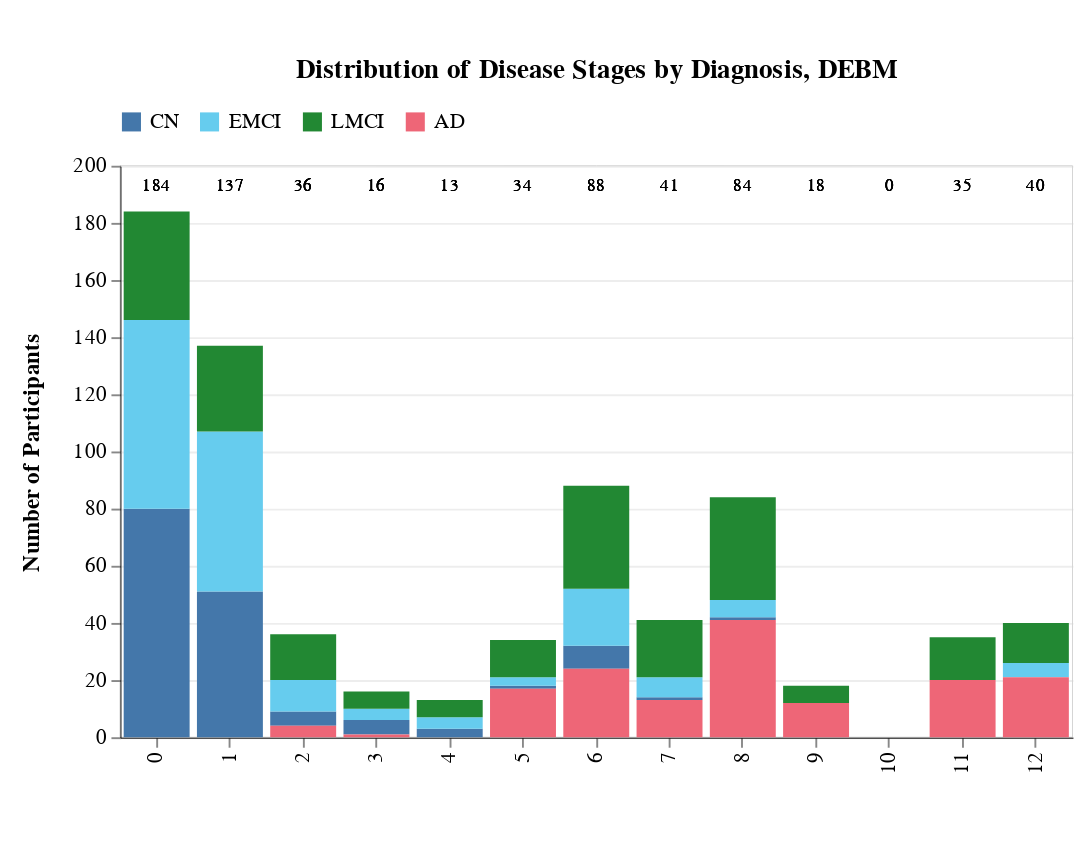

The notebook cell saved with this chart:
### Markdown cell above
## DEBM

### Code cell
debm_stages, ml_stages_plot, debm_runtime = get_ml_stages_and_plot('debm')
ml_stages_plot

### Figure 1 — Vega-Lite specification as saved in the notebook (floating-point values rounded to 4 significant figures)
{"config": {"view": {"continuousWidth": 300, "continuousHeight": 300, "stroke": "lightgray", "strokeWidth": 0.5}, "axis": {"domain": true, "domainColor": "black", "domainWidth": 0.5, "grid": true, "gridColor": "lightgray", "gridOpacity": 0.3, "labelColor": "black", "labelFont": "Arial", "titleColor": "black", "titleFont": "Arial"}}, "layer": [{"mark": {"type": "bar"}, "encoding": {"color": {"field": "Diagnosis", "legend": {"columns": 4, "direction": "horizontal", "labelFontSize": 11, "orient": "top", "symbolSize": 100, "title": null}, "scale": {"domain": ["CN", "EMCI", "LMCI", "AD"], "range": ["#4477AA", "#66CCEE", "#228833", "#EE6677"]}, "type": "nominal"}, "order": {"field": "Diagnosis", "sort": "ascending", "type": "nominal"}, "tooltip": [{"field": "Stage", "title": "Stage", "type": "ordinal"}, {"field": "Diagnosis", "title": "Diagnosis", "type": "nominal"}, {"field": "Count", "title": "Count", "type": "quantitative"}, {"field": "Percentage", "format": ".1%", "title": "Percentage", "type": "quantitative"}], "x": {"axis": {"grid": false, "labelFontSize": 11, "titleFont": "Arial", "titleFontSize": 12, "titlePadding": 15}, "field": "Stage", "title": "", "type": "ordinal"}, "y": {"axis": {"grid": true, "gridOpacity": 0.4, "labelFontSize": 11, "titleFont": "Arial", "titleFontSize": 12, "titlePadding": 15}, "field": "Count", "title": "Number of Participants", "type": "quantitative"}}, "title": {"text": "Distribution of Disease Stages by Diagnosis, DEBM", "anchor": "middle", "fontSize": 14, "dy": -10}}, {"mark": {"type": "text", "align": "center", "baseline": "bottom", "dy": -5, "fontSize": 9}, "encoding": {"text": {"field": "Total", "format": ",d", "type": "quantitative"}, "tooltip": [{"field": "Stage", "title": "Stage", "type": "ordinal"}, {"field": "Total", "format": ",d", "title": "Total Sample Size", "type": "quantitative"}], "x": {"field": "Stage", "type": "ordinal"}, "y": {"value": 20}}, "title": {"text": "Distribution of Disease Stages by Diagnosis, DEBM", "anchor": "middle", "fontSize": 14, "dy": -10}}], "data": {"name": "data-8b83bad9a1345322cae23263bd49360b"}, "height": 300, "padding": {"left": 10, "top": 30, "right": 10, "bottom": 40}, "width": 500, "$schema": "https://vega.github.io/schema/vega-lite/v5.20.1.json", "datasets": {"data-8b83bad9a1345322cae23263bd49360b": [{"Stage": 0, "Diagnosis": "CN", "Count": 80, "Total": 184, "Percentage": 0.4348}, {"Stage": 0, "Diagnosis": "EMCI", "Count": 66, "Total": 184, "Percentage": 0.3587}, {"Stage": 0, "Diagnosis": "LMCI", "Count": 38, "Total": 184, "Percentage": 0.2065}, {"Stage": 0, "Diagnosis": "AD", "Count": 0, "Total": 184, "Percentage": 0.0}, {"Stage": 1, "Diagnosis": "CN", "Count": 51, "Total": 137, "Percentage": 0.3723}, {"Stage": 1, "Diagnosis": "EMCI", "Count": 56, "Total": 137, "Percentage": 0.4088}, {"Stage": 1, "Diagnosis": "LMCI", "Count": 30, "Total": 137, "Percentage": 0.219}, {"Stage": 1, "Diagnosis": "AD", "Count": 0, "Total": 137, "Percentage": 0.0}, {"Stage": 2, "Diagnosis": "CN", "Count": 5, "Total": 36, "Percentage": 0.1389}, {"Stage": 2, "Diagnosis": "EMCI", "Count": 11, "Total": 36, "Percentage": 0.3056}, {"Stage": 2, "Diagnosis": "LMCI", "Count": 16, "Total": 36, "Percentage": 0.4444}, {"Stage": 2, "Diagnosis": "AD", "Count": 4, "Total": 36, "Percentage": 0.1111}, {"Stage": 3, "Diagnosis": "CN", "Count": 5, "Total": 16, "Percentage": 0.3125}, {"Stage": 3, "Diagnosis": "EMCI", "Count": 4, "Total": 16, "Percentage": 0.25}, {"Stage": 3, "Diagnosis": "LMCI", "Count": 6, "Total": 16, "Percentage": 0.375}, {"Stage": 3, "Diagnosis": "AD", "Count": 1, "Total": 16, "Percentage": 0.0625}, {"Stage": 4, "Diagnosis": "CN", "Count": 3, "Total": 13, "Percentage": 0.2308}, {"Stage": 4, "Diagnosis": "EMCI", "Count": 4, "Total": 13, "Percentage": 0.3077}, {"Stage": 4, "Diagnosis": "LMCI", "Count": 6, "Total": 13, "Percentage": 0.4615}, {"Stage": 4, "Diagnosis": "AD", "Count": 0, "Total": 13, "Percentage": 0.0}, {"Stage": 5, "Diagnosis": "CN", "Count": 1, "Total": 34, "Percentage": 0.02941}, {"Stage": 5, "Diagnosis": "EMCI", "Count": 3, "Total": 34, "Percentage": 0.08824}, {"Stage": 5, "Diagnosis": "LMCI", "Count": 13, "Total": 34, "Percentage": 0.3824}, {"Stage": 5, "Diagnosis": "AD", "Count": 17, "Total": 34, "Percentage": 0.5}, {"Stage": 6, "Diagnosis": "CN", "Count": 8, "Total": 88, "Percentage": 0.09091}, {"Stage": 6, "Diagnosis": "EMCI", "Count": 20, "Total": 88, "Percentage": 0.2273}, {"Stage": 6, "Diagnosis": "LMCI", "Count": 36, "Total": 88, "Percentage": 0.4091}, {"Stage": 6, "Diagnosis": "AD", "Count": 24, "Total": 88, "Percentage": 0.2727}, {"Stage": 7, "Diagnosis": "CN", "Count": 1, "Total": 41, "Percentage": 0.02439}, {"Stage": 7, "Diagnosis": "EMCI", "Count": 7, "Total": 41, "Percentage": 0.1707}, {"Stage": 7, "Diagnosis": "LMCI", "Count": 20, "Total": 41, "Percentage": 0.4878}, {"Stage": 7, "Diagnosis": "AD", "Count": 13, "Total": 41, "Percentage": 0.3171}, {"Stage": 8, "Diagnosis": "CN", "Count": 1, "Total": 84, "Percentage": 0.0119}, {"Stage": 8, "Diagnosis": "EMCI", "Count": 6, "Total": 84, "Percentage": 0.07143}, {"Stage": 8, "Diagnosis": "LMCI", "Count": 36, "Total": 84, "Percentage": 0.4286}, {"Stage": 8, "Diagnosis": "AD", "Count": 41, "Total": 84, "Percentage": 0.4881}, {"Stage": 9, "Diagnosis": "CN", "Count": 0, "Total": 18, "Percentage": 0.0}, {"Stage": 9, "Diagnosis": "EMCI", "Count": 0, "Total": 18, "Percentage": 0.0}, {"Stage": 9, "Diagnosis": "LMCI", "Count": 6, "Total": 18, "Percentage": 0.3333}, {"Stage": 9, "Diagnosis": "AD", "Count": 12, "Total": 18, "Percentage": 0.6667}, {"Stage": 10, "Diagnosis": "CN", "Count": 0, "Total": 0, "Percentage": null}, {"Stage": 10, "Diagnosis": "EMCI", "Count": 0, "Total": 0, "Percentage": null}, {"Stage": 10, "Diagnosis": "LMCI", "Count": 0, "Total": 0, "Percentage": null}, {"Stage": 10, "Diagnosis": "AD", "Count": 0, "Total": 0, "Percentage": null}, {"Stage": 11, "Diagnosis": "CN", "Count": 0, "Total": 35, "Percentage": 0.0}, {"Stage": 11, "Diagnosis": "EMCI", "Count": 0, "Total": 35, "Percentage": 0.0}, {"Stage": 11, "Diagnosis": "LMCI", "Count": 15, "Total": 35, "Percentage": 0.4286}, {"Stage": 11, "Diagnosis": "AD", "Count": 20, "Total": 35, "Percentage": 0.5714}, {"Stage": 12, "Diagnosis": "CN", "Count": 0, "Total": 40, "Percentage": 0.0}, {"Stage": 12, "Diagnosis": "EMCI", "Count": 5, "Total": 40, "Percentage": 0.125}, {"Stage": 12, "Diagnosis": "LMCI", "Count": 14, "Total": 40, "Percentage": 0.35}, {"Stage": 12, "Diagnosis": "AD", "Count": 21, "Total": 40, "Percentage": 0.525}]}}
